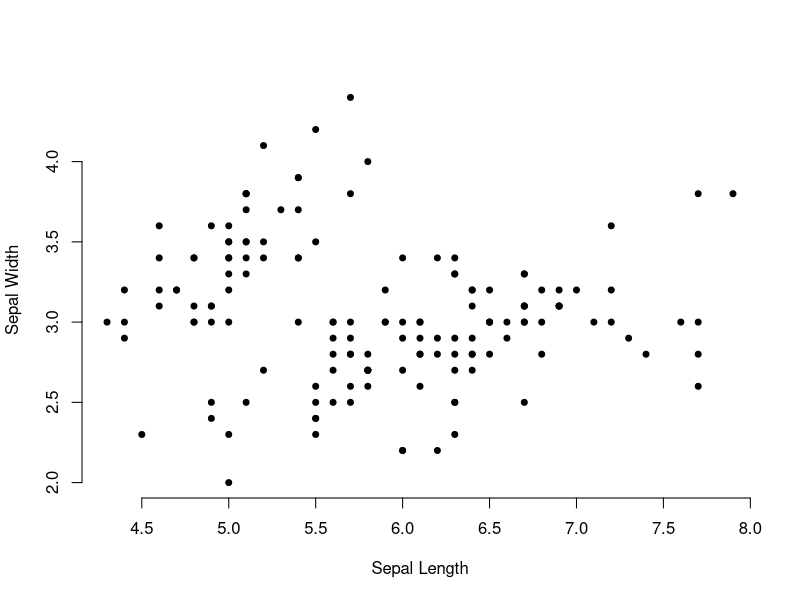
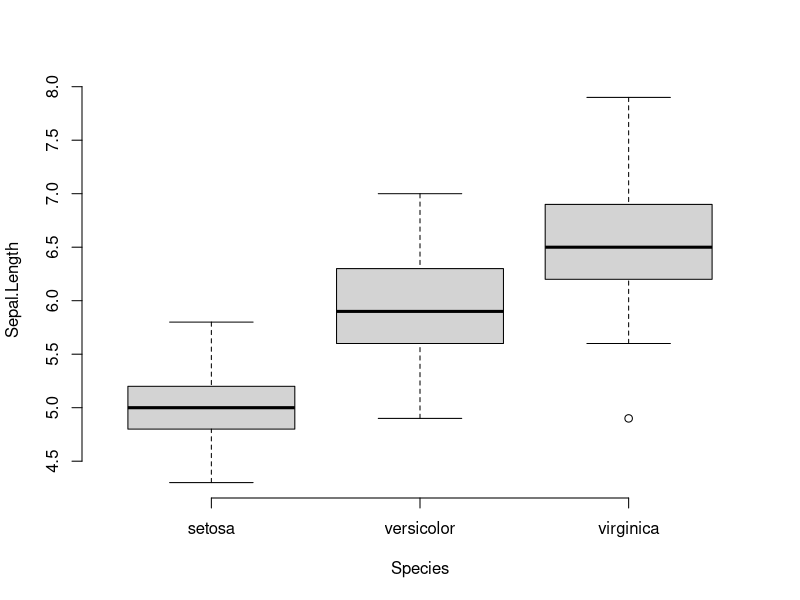
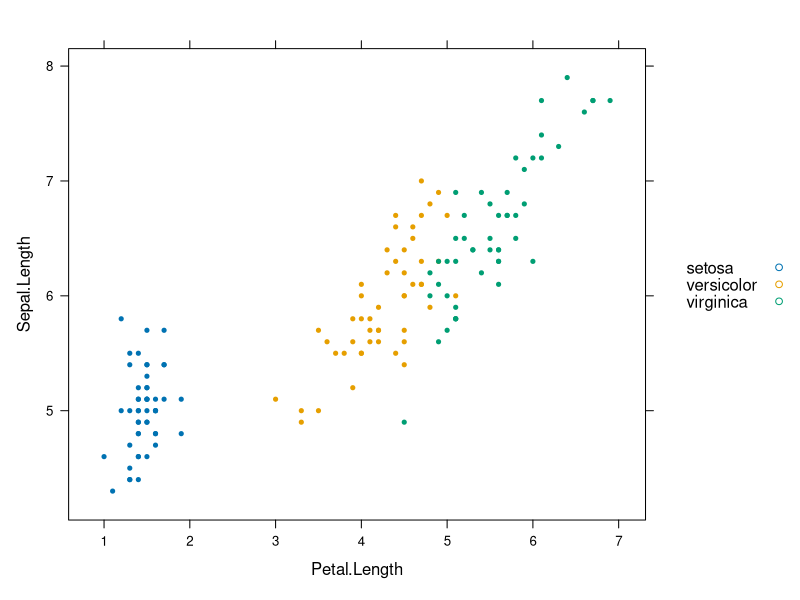
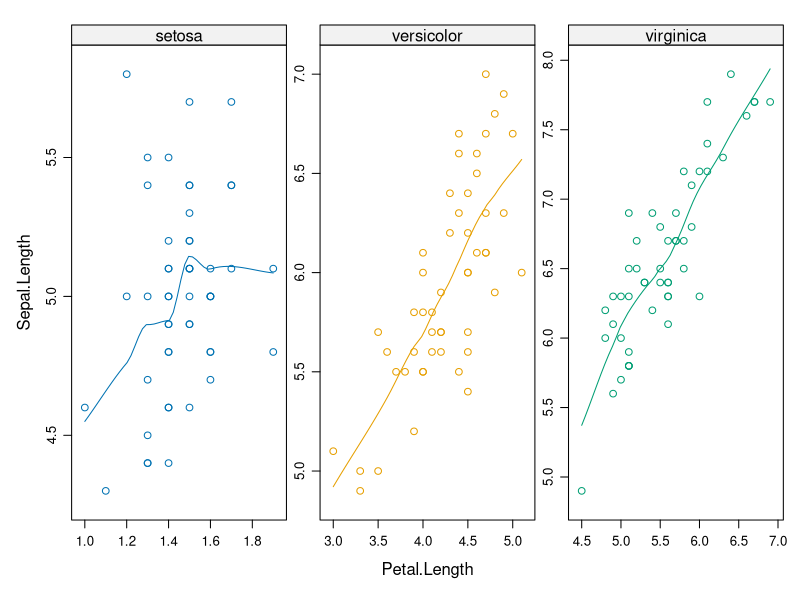
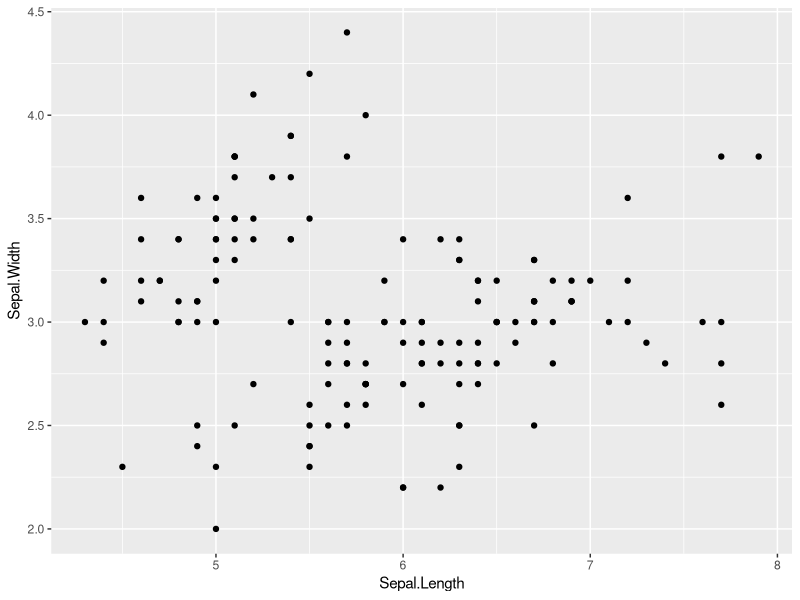
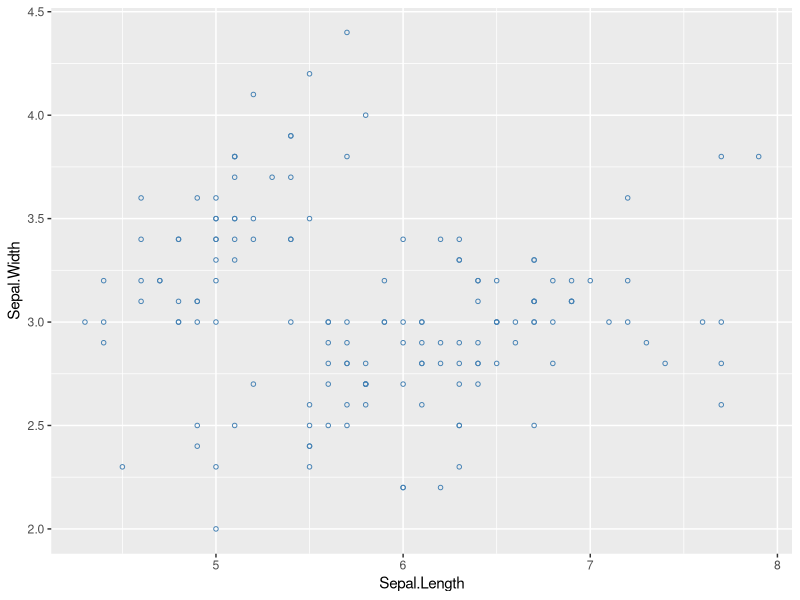
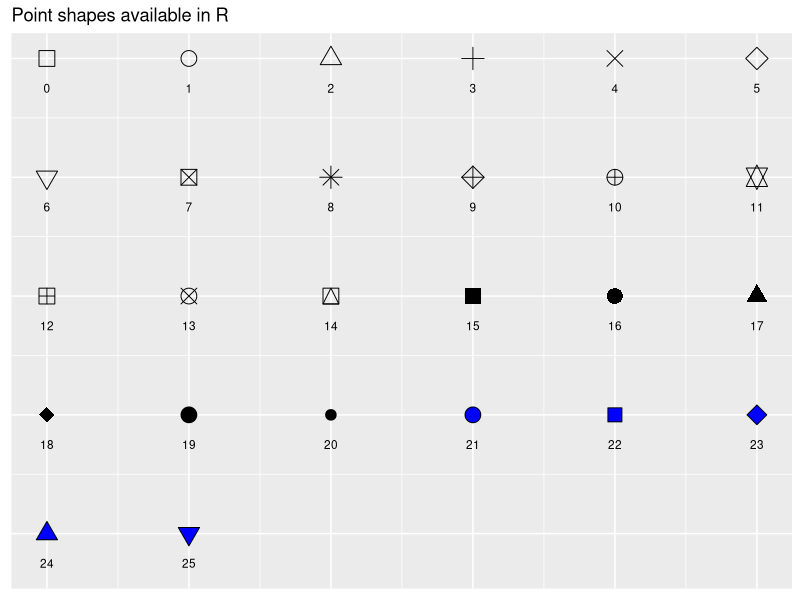
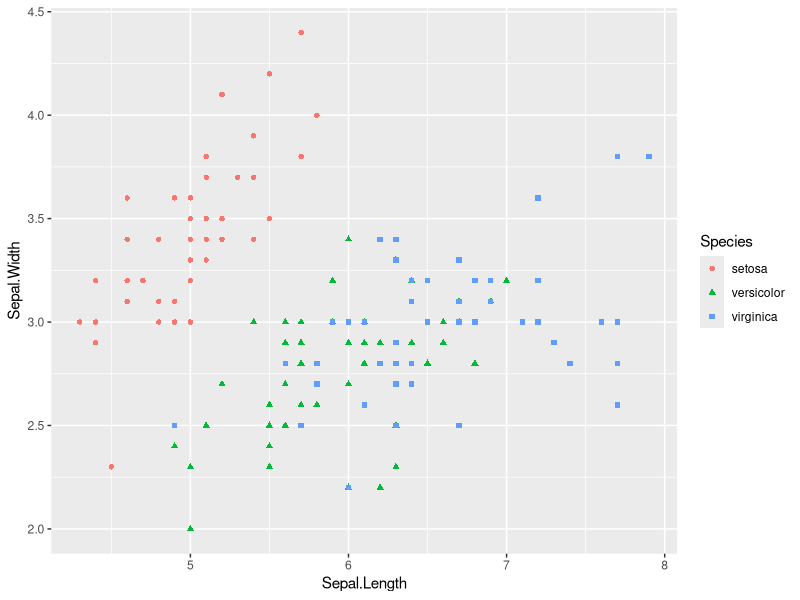

Generate these figures, in order, with R: (Note: this script raises an error after producing the figures.)
library("readr")
library("tidyverse")

data("iris") # Loading
head(iris, n = 3)

# Create a scatter lot
plot(
  x = iris$Sepal.Length, y = iris$Sepal.Width,
  pch = 19, cex = 0.8, frame = FALSE,
  xlab = "Sepal Length",ylab = "Sepal Width"
)
# Create a box plot
boxplot(Sepal.Length ~ Species, data = iris,
        ylab = "Sepal.Length",
        frame = FALSE, col = "lightgray")

# basic scatter plot of y by x
library("lattice")
xyplot(
  Sepal.Length ~ Petal.Length, group = Species,
  data = iris, auto.key = TRUE, pch = 19, cex = 0.5
)

# Multiple panel plots by groups
xyplot(
  Sepal.Length ~ Petal.Length | Species,
  layout = c(3, 1), # panel with ncol = 3 and nrow = 1
  group = Species, data = iris,
  type = c("p", "smooth"), # Show points and smoothed line
  scales = "free" # Make panels axis scales independent
)

library(ggplot2)
ggplot(iris, aes(x = Sepal.Length, y = Sepal.Width))+
  geom_point()

# Change point size, color and shape
ggplot(iris, aes(x = Sepal.Length, y = Sepal.Width))+
  geom_point(size = 1.2, color = "steelblue", shape = 21)

# To display the different point shape
ggpubr::show_point_shapes()


# Control points color by groups
ggplot(iris, aes(x = Sepal.Length, y = Sepal.Width))+
  geom_point(aes(color = Species, shape = Species))
# Change the default color manually.
# Use the scale_color_manual() function
ggplot(iris, aes(x = Sepal.Length, y = Sepal.Width))+
  geom_point(aes(color = Species, shape = Species))+
  scale_color_manual(values = c("#00AFBB", "#E7B800", "#FC4E07"))

ggplot(iris, aes(x = Sepal.Length, y = Sepal.Width))+
  geom_point(aes(color = Species))+
  geom_smooth(aes(color = Species, fill = Species))+
  facet_wrap(~Species, ncol = 3, nrow = 1)+
  scale_color_manual(values = c("#00AFBB", "#E7B800", "#FC4E07"))+
  scale_fill_manual(values = c("#00AFBB", "#E7B800", "#FC4E07"))

theme_set(
  theme_classic()
)

ggplot(iris, aes(x = Sepal.Length, y = Sepal.Width))+
  geom_point()

library(ggpubr)
# Density plot with mean lines and marginal rug
ggdensity(iris, x = "Sepal.Length",
          add = "mean", rug = TRUE, # Add mean line and marginal rugs
          color = "Species", fill = "Species", # Color by groups
          palette = "jco") # use jco journal color palette

# Groups that we want to compare
my_comparisons <- list(
  c("setosa", "versicolor"), c("versicolor", "virginica"),
  c("setosa", "virginica")
)
# Create the box plot. Change colors by groups: Species
# Add jitter points and change the shape by groups
ggboxplot(
  iris, x = "Species", y = "Sepal.Length",
  color = "Species", palette = c("#00AFBB", "#E7B800", "#FC4E07"),
  add = "jitter"
)+
  stat_compare_means(comparisons = my_comparisons, method = "t.test")

pdf("r-base-plot.pdf")
# Plot 1 --> in the first page of PDF
plot(x = iris$Sepal.Length, y = iris$Sepal.Width)
# Plot 2 ---> in the second page of the PDF
hist(iris$Sepal.Length)
dev.off()


# Create some plots
library(ggplot2)
myplot1 <- ggplot(iris, aes(Sepal.Length, Sepal.Width)) +
  geom_point()
myplot2 <- ggplot(iris, aes(Species, Sepal.Length)) +
  geom_boxplot()
# Print plots to a pdf file
pdf("ggplot.pdf")
print(myplot1) # Plot 1 --> in the first page of PDF
print(myplot2) # Plot 2 ---> in the second page of the PDF
dev.off()


ggplot(diamonds, aes(cut)) +
  geom_bar(fill = "#0073C2FF") +
  theme_pubclean()

# Compute the frequency
library(dplyr)
df <- diamonds %>%
  group_by(cut) %>%
  summarise(counts = n())
df

# Create the bar plot. Use theme_pubclean() [in ggpubr]
ggplot(df, aes(x = cut, y = counts)) +
  geom_bar(fill = "#0073C2FF", stat = "identity") +
  geom_text(aes(label = counts), vjust = -0.3) +
  theme_pubclean()


df <- df %>%
  arrange(desc(cut)) %>%
  mutate(prop = round(counts*100/sum(counts), 1),
         lab.ypos = cumsum(prop) - 0.5*prop)
head(df, 4)

ggplot(df, aes(x = "", y = prop, fill = cut)) +
  geom_bar(width = 1, stat = "identity", color = "white") +
  geom_text(aes(y = lab.ypos, label = prop), color = "white")+
  coord_polar("y", start = 0)+
  ggpubr::fill_palette("jco")+
  theme_void()

ggpie(
  df, x = "prop", label = "prop",
  lab.pos = "in", lab.font = list(color = "white"),
  fill = "cut", color = "white",
  palette = "jco"
)

ggplot(df, aes(cut, prop)) +
  geom_linerange(
    aes(x = cut, ymin = 0, ymax = prop),
    color = "lightgray", size = 1.5
  )+
  geom_point(aes(color = cut), size = 2)+
  ggpubr::color_palette("jco")+
  theme_pubclean()

ggdotchart(
  df, x = "cut", y = "prop",
  color = "cut", size = 3, # Points color and size
  add = "segment", # Add line segments
  add.params = list(size = 2),
  palette = "jco",
  ggtheme = theme_pubclean()
)


set.seed(1234)
wdata = data.frame(
  sex = factor(rep(c("F", "M"), each=200)),
  weight = c(rnorm(200, 55), rnorm(200, 58))
)
head(wdata, 4)



data(HairEyeColor)
HEC <- margin.table(HairEyeColor, 1:2)
HEC
chisq.test(HEC)

round(residuals(chisq.test(HEC)),2)

data(Duncan, package="car") 
plot(~ prestige + income + education, data=Duncan) 
pairs(~ prestige + income + education, data=Duncan)

library(car) 
scatterplotMatrix(~prestige + income + education, data=Duncan, id.n=2)

library(corrplot)
corrplot(cor(wine), tl.srt=30, method="ellipse", order="AOE")

library(effects) 
duncan.eff1 <- allEffects(duncan.mod1) 
plot(duncan.eff1)

library(sem)
union.mod <- specifyEquations(covs="x1, x2", text="
y1 = gam12*x2
y2 = beta21*y1 + gam22*x2
y3 = beta31*y1 + beta32*y2 + gam31*x1
")
union.sem <- sem(union.mod, union, N=173)
pathDiagram(union.sem,
            edge.labels="values",
            file="union-sem1",
            min.rank=c("x1", "x2"))
